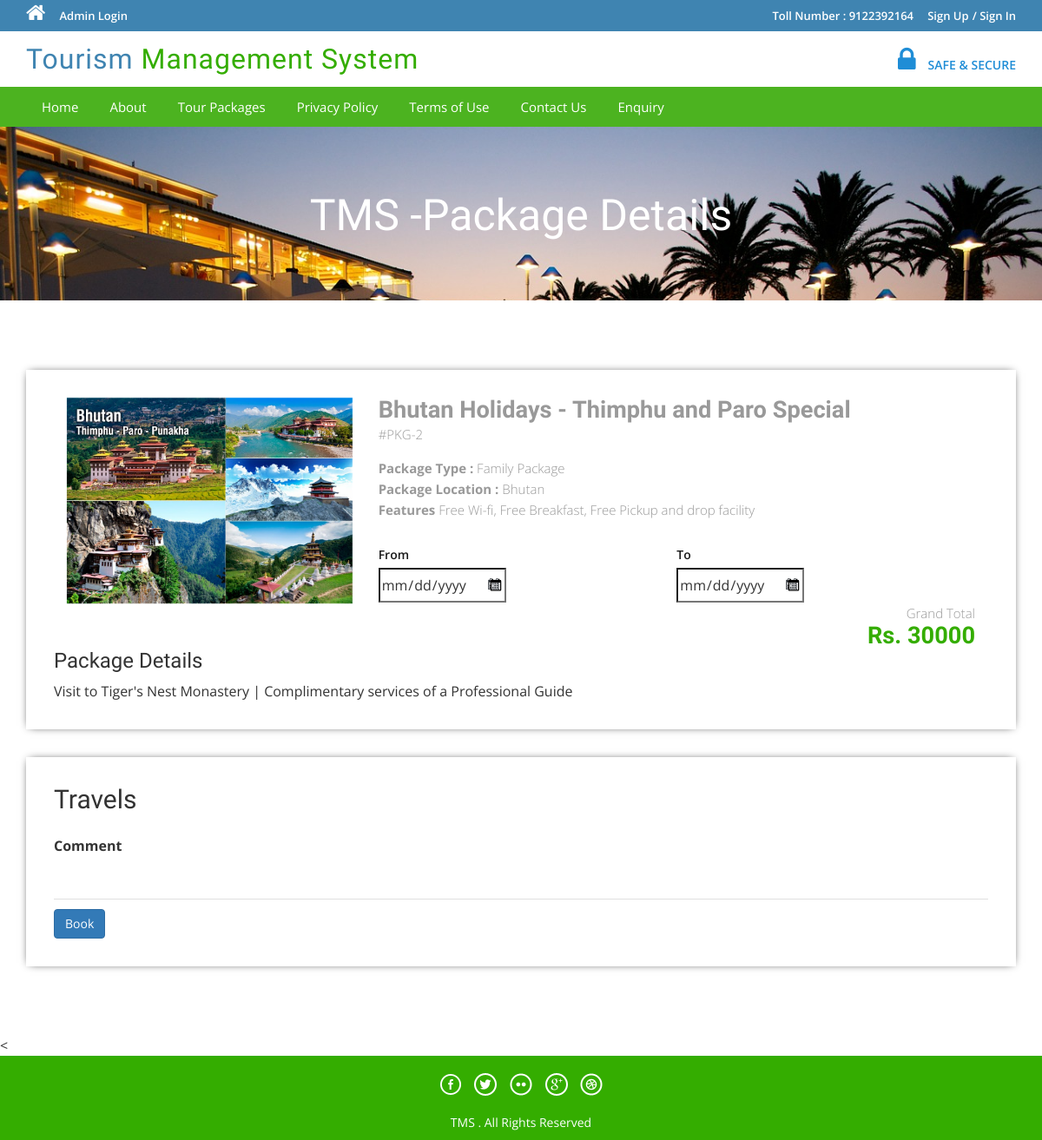
Screenshot of /package-details.php?pkgid=2 with the database file from the repository.
### tables this page shows
CREATE TABLE `tbltourpackages` (
  `PackageId` int(11) NOT NULL,
  `PackageName` varchar(200) DEFAULT NULL,
  `PackageType` varchar(150) DEFAULT NULL,
  `PackageLocation` varchar(100) DEFAULT NULL,
  `PackagePrice` int(11) DEFAULT NULL,
  `PackageFetures` varchar(255) DEFAULT NULL,
  `PackageDetails` mediumtext DEFAULT NULL,
  `PackageImage` varchar(100) DEFAULT NULL,
  `Creationdate` timestamp NULL DEFAULT current_timestamp(),
  `UpdationDate` timestamp NULL DEFAULT NULL ON UPDATE current_timestamp()
);

### package-details.php (the view, shortened to what this page needs)
<?php
include('includes/config.php');
?>
<!DOCTYPE HTML>
<html>
<head>
<link href="css/bootstrap.css" rel='stylesheet' type='text/css' />
<link href="css/style.css" rel='stylesheet' type='text/css' />
<link href="css/font-awesome.css" rel="stylesheet">
<link href="css/animate.css" rel="stylesheet" type="text/css" media="all">
<link rel="stylesheet" href="css/jquery-ui.css" />
</head>
<body>
<?php include('includes/header.php');?>
<div class="banner-3">
	<div class="container">
		<h1 class="wow zoomIn animated animated" data-wow-delay=".5s" style="visibility: visible; animation-delay: 0.5s; animation-name: zoomIn;"> TMS -Package Details</h1>
	</div>
</div>
<div class="selectroom">
	<div class="container">
<?php
$pid=intval($_GET['pkgid']);
$sql = "SELECT * from tbltourpackages where PackageId=:pid";
$query = $dbh->prepare($sql);
$query -> bindParam(':pid', $pid, PDO::PARAM_STR);
$query->execute();
$results=$query->fetchAll(PDO::FETCH_OBJ);
if($query->rowCount() > 0)
{
foreach($results as $result)
{	?>
<form name="book" method="post">
		<div class="selectroom_top">
			<div class="col-md-4 selectroom_left wow fadeInLeft animated" data-wow-delay=".5s">
				<img src="admin/pacakgeimages/<?php echo htmlentities($result->PackageImage);?>" class="img-responsive" alt="">
			</div>
			<div class="col-md-8 selectroom_right wow fadeInRight animated" data-wow-delay=".5s">
				<h2><?php echo htmlentities($result->PackageName);?></h2>
				<p class="dow">#PKG-<?php echo htmlentities($result->PackageId);?></p>
				<p><b>Package Type :</b> <?php echo htmlentities($result->PackageType);?></p>
				<p><b>Package Location :</b> <?php echo htmlentities($result->PackageLocation);?></p>
					<p><b>Features</b> <?php echo htmlentities($result->PackageFetures);?></p>
					<div class="ban-bottom">
				<div class="bnr-right">
				<label class="inputLabel">From</label>
				<input class="date" id="datepicker2" type="date" placeholder="dd-mm-yyyy"  name="fromdate" >
			</div>
			<div class="bnr-right">
				<label class="inputLabel">To</label>
				<input class="date" id="datepicker3" type="date" placeholder="dd-mm-yyyy" name="todate" required="">
			</div>
			</div>
				<div class="grand">
					<p>Grand Total</p>
					<h3>Rs. <?php echo htmlentities($result->PackagePrice);?></h3>
				</div>
			</div>
		<h3>Package Details</h3>
				<p style="padding-top: 1%"><?php echo htmlentities($result->PackageDetails);?> </p>
		</div>
		<div class="selectroom_top">
			<h2>Travels</h2>
			<div class="selectroom-info animated wow fadeInUp animated" data-wow-duration="1200ms" data-wow-delay="500ms" style="visibility: visible; animation-duration: 1200ms; animation-delay: 500ms; animation-name: fadeInUp; margin-top: -70px">
				<ul>
					<li class="spe">
						<label class="inputLabel">Comment</label>
						<input class="special" type="text" name="comment" required="">
					</li>
					<?php if($_SESSION['login'])
					{?>
						<li class="spe" align="center">
					<button type="submit" name="submit2" class="btn-primary btn">Book</button>
						</li>
						<?php } else {?>
							<li class="sigi" align="center" style="margin-top: 1%">
							<a href="#" data-toggle="modal" data-target="#myModal4" class="btn-primary btn" > Book</a></li>
							<?php } ?>
				</ul>
			</div>
		</div>
		</form>
<?php }} ?>
	</div>
</div>
<
<?php include('includes/footer.php');?>
</body>
</html>

### css/style.css (style rules this page uses)
html, body { font-size: 100%; background: #fff; font-family: 'Open Sans', sans-serif; }
body a,.grid_1,plan_1,plan_1.one,plan_1.two,i.icon1, i.icon2, i.icon3, i.icon4, i.icon5, i.icon6 { transition:0.5s all; -webkit-transition:0.5s all; -moz-transition:0.5s all; -o-transition:0.5s all; -ms-transition:0.5s all; }
h1,h2,h3,h4,h5,h6 { margin:0; font-family: 'Roboto Condensed', sans-serif; }
p { margin:0; }
ul { margin:0; padding:0; }
label { margin:0; }
.date { background: url(../images/date-icon.png) no-repeat 95.5% 45% #fff; cursor: pointer; }
.ban-top .inputLabel,.ban-bottom .inputLabel { display: block; font-weight: 600; font-size: 14px; margin-bottom: 5px; color: #191919; }
.bnr-right { float: left; width:50%; }
.ban-bottom { margin-top: 30px; }
.banner-3 { background: url(../images/6.jpg)no-repeat; background-size: cover; -webkit-background-size: cover; -o-background-size: cover; -ms-background-size: cover; -moz-background-size: cover; min-height:200px; }
.banner-3 h1 { font-size: 50px; margin-bottom: 40px; padding: 1.5em 0 0; text-align: center; color: #fff; }
.selectroom { padding: 5em 0 3em; }
.selectroom_top { padding: 2em; box-shadow: 0px 0px 10px -4px #000; margin-bottom: 2em; }
.grand { text-align: right; }
.selectroom_right h2 { font-size: 1.7em; color: #999; font-weight: 600; margin: 0; }
.selectroom_right h3 { font-size: 1.7em; font-weight: 600; color:#34ad00; }
p.dow { font-size: 15px; color: #999; font-weight: 300; line-height: 1.8em; margin-bottom:1em; }
.selectroom_right p { font-size: 15px; line-height: 1.6em; font-weight: 300; color: #999; }
.selectroom-info li { display: inline-block; float: left; }
.selectroom input[type="text"] { width: 92%; color: #9E9E9E; outline: none; font-size: 14px; padding: 10px 0px; border: none; border-bottom:1px solid rgba(0,0,0,.12); -webkit-appearance: none; margin-top: 10px; }
.selectroom-info ul { margin-top: 3em; }
li.spe { width: 100%; margin-top: 3em; }
li.spe input[type="text"] { width: 100%; }

### rows the page displays
tbltourpackages: PackageImage (picture), PackageName "Bhutan Holidays - Thimphu and Paro Special", PackageId "2", PackageType "Family Package", PackageLocation "Bhutan", PackageFetures "Free Wi-fi, Free Breakfast, Free Pickup and drop facility", PackagePrice "30000", PackageDetails "Visit to Tiger's Nest Monastery | Complimentary services of a Professional Guide"
